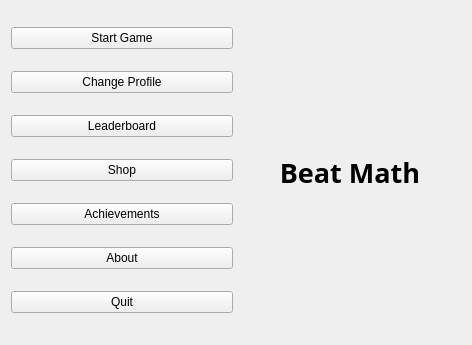
<?xml version="1.0" encoding="UTF-8"?>
<ui version="4.0">
 <class>Form</class>
 <widget class="QWidget" name="Form">
  <property name="geometry">
   <rect>
    <x>0</x>
    <y>0</y>
    <width>472</width>
    <height>345</height>
   </rect>
  </property>
  <property name="windowTitle">
   <string>Form</string>
  </property>
  <layout class="QHBoxLayout" name="horizontalLayout">
   <item>
    <layout class="QVBoxLayout" name="verticalLayout">
     <item>
      <widget class="QPushButton" name="pushButton">
       <property name="text">
        <string>Start Game</string>
       </property>
      </widget>
     </item>
     <item>
      <widget class="QPushButton" name="pushButton_7">
       <property name="text">
        <string>Change Profile</string>
       </property>
      </widget>
     </item>
     <item>
      <widget class="QPushButton" name="pushButton_2">
       <property name="text">
        <string>Leaderboard</string>
       </property>
      </widget>
     </item>
     <item>
      <widget class="QPushButton" name="pushButton_3">
       <property name="text">
        <string>Shop</string>
       </property>
      </widget>
     </item>
     <item>
      <widget class="QPushButton" name="pushButton_4">
       <property name="text">
        <string>Achievements</string>
       </property>
      </widget>
     </item>
     <item>
      <widget class="QPushButton" name="pushButton_5">
       <property name="text">
        <string>About</string>
       </property>
      </widget>
     </item>
     <item>
      <widget class="QPushButton" name="pushButton_6">
       <property name="text">
        <string>Quit</string>
       </property>
      </widget>
     </item>
    </layout>
   </item>
   <item>
    <widget class="QLabel" name="label">
     <property name="font">
      <font>
       <family>Sitka Heading</family>
       <pointsize>20</pointsize>
       <bold>true</bold>
       <stylestrategy>PreferAntialias</stylestrategy>
      </font>
     </property>
     <property name="text">
      <string>Beat Math</string>
     </property>
     <property name="textFormat">
      <enum>Qt::RichText</enum>
     </property>
     <property name="alignment">
      <set>Qt::AlignCenter</set>
     </property>
    </widget>
   </item>
  </layout>
 </widget>
 <resources/>
 <connections/>
</ui>
